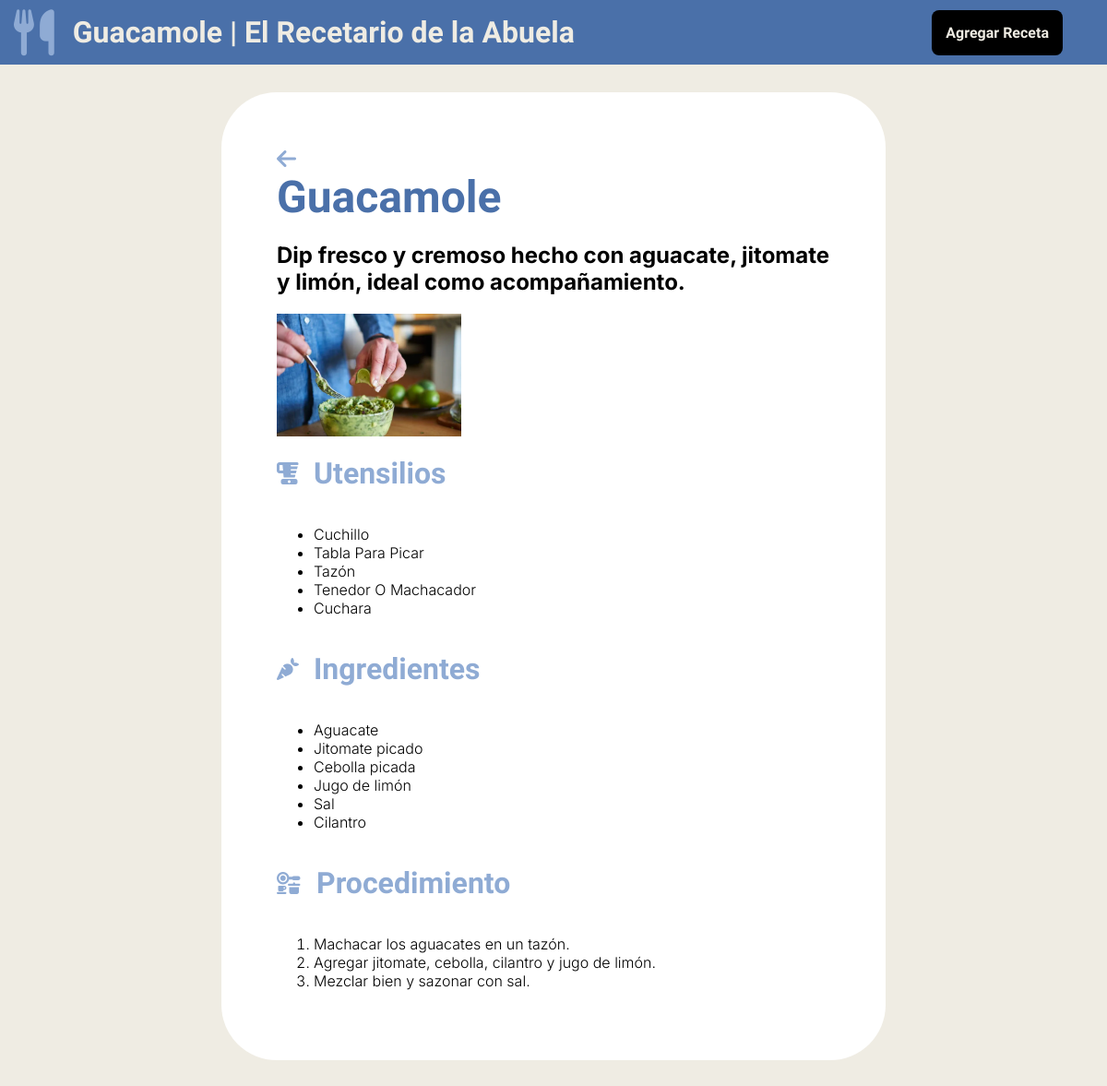
The app's page /recetario/recetas/7 with its own data.
### recetario/models.py (models this page shows, shortened)
class Receta(models.Model):
    nombre_receta = models.CharField(max_length=30)
    descripcion = models.CharField(max_length=150)
    utensilios = models.TextField(max_length=2000)
    ingredientes = models.TextField(max_length=8000)
    procedimiento = models.TextField(max_length=8000)
    image = models.ImageField(upload_to='recetas', null=True)

### recetario/views.py (the view)
# urls.py: path('recetas/<int:pk>', views.SingleRecetaView.as_view(), name="single-receta"),
class SingleRecetaView(DetailView):
    template_name = "recetario/receta.html"
    model = Receta
    def get_context_data(self, **kwargs):
        context = super().get_context_data(**kwargs)
        receta_actual = self.object
        utensilios_input = receta_actual.utensilios
        ingredientes_input = receta_actual.ingredientes
        procedimiento_input = receta_actual.procedimiento
        context["utensilios"] = [item.strip() for item in utensilios_input.split(',') if item.strip()]
        context["ingredientes"] = [item.strip() for item in ingredientes_input.split(',') if item.strip()]
        context["procedimiento"] = [item.strip() for item in procedimiento_input.split('/') if item.strip()]
        return context

### recetario/templates/recetario/receta.html (shortened to what this page needs)
{% extends 'recetario/base.html' %}
{% load static %}
{% block content %}
<div class="recetas_container">
    <a href="{% url 'recetas-list' %}"><i class="fa-solid fa-arrow-left arrow-link"></i></a>
    <h1>{{receta.nombre_receta|title}}</h1>
    <h2>{{receta.descripcion}}</h2>
    {% if receta.image %}
        <img src="{{ receta.image.url }}" width="200" >
    {%else%}
        <img src="{% static 'recetario/placeholder.png' %}" width="200" >
    {%endif%}
    <div class="receta_title">
    <i class="fa-solid fa-blender"></i><h3>Utensilios</h3>
    </div>
        <ul>
        {% for utensilio in utensilios %}
         <li>{{utensilio|title}}</li>
        {% endfor %}
        </ul>
    <div class="receta_title">
    <i class="fa-solid fa-carrot"></i><h3>Ingredientes</h3>
    </div>
    <ul>
    {% for ingrediente in ingredientes %}
            <li>{{ingrediente|capfirst}}</li>
    {% endfor %}
    </ul>
    <div class="receta_title">
    <i class="fa-solid fa-kitchen-set"></i><h3>Procedimiento</h3>
    </div>
        <ol>
        {% for paso in procedimiento %}
                <li>{{paso|capfirst}}.</li>
        {% endfor %}
        </ol>
</div>
{% endblock %}

### recetario/templates/recetario/includes/header.html
{%load static%}
<header>
<nav>
  <div class="navcontainer">
    <div class="navbar-brandname">
      <a class="navbar-brand" href="{% url 'recetas-list' %}">
        <i class="fa-solid fa-utensils navbarlogo"></i>
      </a>
      {% if receta %}
        <p class="navTitle">{{receta.nombre_receta}} | El Recetario de la Abuela</p>
      {% else %}
        <p class="navTitle"> El Recetario de la Abuela</p>
      {% endif %}
    </div>
    <div class="boton-container">
      <a href="{% url 'nueva-receta' %}" class="boton">Agregar Receta</a>
    </div>
  </div>
</nav>
</header>

### static/styles.css (style rules this page uses)
body { margin: 0; background-color: #EFECE3; height: 100%; font-family: "Inter"; font-weight: 300; }
h1 { color: #4A70A9; font-family: "Bricolage Grotesque", sans-serif; font-size: 3rem; font-weight: 800; margin: 0; }
h3 { color: #EFECE3;; font-family: "Bricolage Grotesque", sans-serif; font-size: 2rem; font-weight: 800; }
.navbar-brandname { display:flex; align-items: center; }
.navbarlogo { padding-left: 15px; font-size: 50px; }
.navcontainer { display: flex; background-color: #4A70A9; height: 70px; justify-content: space-between; align-items: center; font-family: "Bricolage Grotesque", sans-serif; color: #EFECE3; font-weight: 600; }
.navTitle { font-size: 200%; padding-left: 20px; }
.boton-container { display: flex; height: 80%; align-items: center; padding-right: 3rem; }
.boton { background-color: #000000; padding: 15px; border-radius: 8px; text-decoration: none; font-weight: 800; font-family: "Bricolage Grotesque", sans-serif; color:#EFECE3; filter: drop-shadow(0px 0px 0px #4A70A9); transition: color 500ms, background-color 500ms, filter 800ms ; }
.fa-solid { color: #8FABD4; transition: color 500ms; }
.arrow-link { font-size: 1.5em; transition: color 500ms; }
.recetas_container { display: flex; flex-direction: column; background-color: white; width: 600px; margin: 30px; padding: 60px; border-radius: 60px; }
.receta_title { display: flex; align-items: center; justify-content: flex-start; height: 3rem; margin: 1rem 0; color: #8FABD4; }
.receta_title h3 { color: #8FABD4; }
.receta_title i { font-size: 1.5rem; padding: 0 1rem 0 0; }

### records on screen
Receta: nombre_receta "Guacamole", descripcion "Dip fresco y cremoso hecho con aguacate, jitomate y limón, ideal como acompañamiento.", image (picture)

### other values on screen
{{ utensilio|title }} "Cuchillo" "Tabla Para Picar" "Tazón" "Tenedor O Machacador" "Cuchara"
{{ ingrediente|capfirst }} "Aguacate" "Jitomate picado" "Cebolla picada" "Jugo de limón" "Sal" "Cilantro"
{{ paso|capfirst }} "Machacar los aguacates en un tazón" "Agregar jitomate, cebolla, cilantro y jugo de limón" "Mezclar bien y sazonar con sal"
